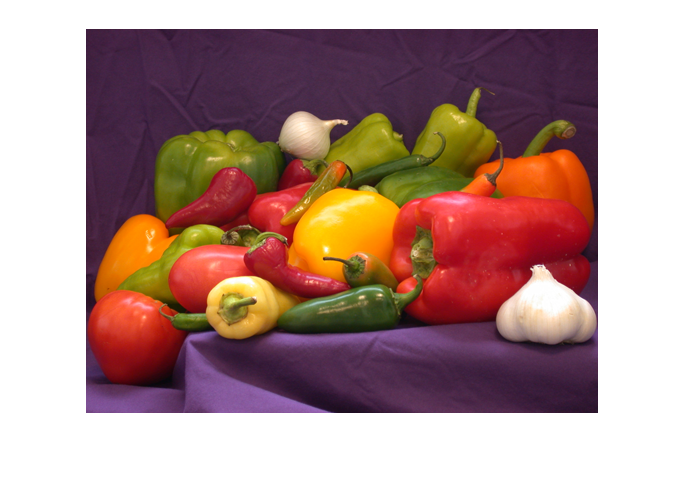
%> input picture ece469/hw/hw3/q6/peppers.png, 686 x 477 px
$ octave q6.m   (GNU Octave 9; MATLAB toolbox functions it lacks are replaced by stand-ins)
%> lines starting %> are read from the running program, lines starting %| are printed output that depends on the picture
%{
==========================================
Homework 3 Question 6 Code
Name       : Chase Lotito
University : Southern Illinois University
Course     : ECE469
==========================================
Description:
Image Compression with PCA
==========================================
%}

[RGB map] = imread('peppers.png');
%> RGB is the input picture: size 477x686x3 uint8; mean R, G, B 174.4, 141.7, 136.4
%> map = []
imshow(RGB)
peppers_gray = rgb2gray(RGB);
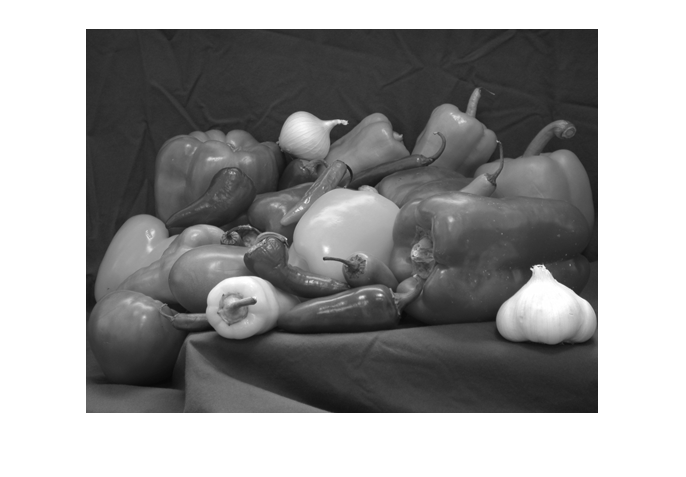
%> peppers_gray: size 477x686 uint8; min 8, max 255, mean 150.9
save peppers_gray;
figure;
imshow(peppers_gray)
peppers_gray = double(peppers_gray); % convert to double precision
%> peppers_gray: size 477x686 double
axis off, axis equal
X = peppers_gray; %raw data matrix
[m, n] = size(X);
%> m = 477; n = 686
mean_X = mean(X,2); % compute row mean
%> mean_X = 477 values, max 255 at index 1, min 99.31 at index 30, mean 150.9
reformat_mean = repmat(mean_X,1,n);
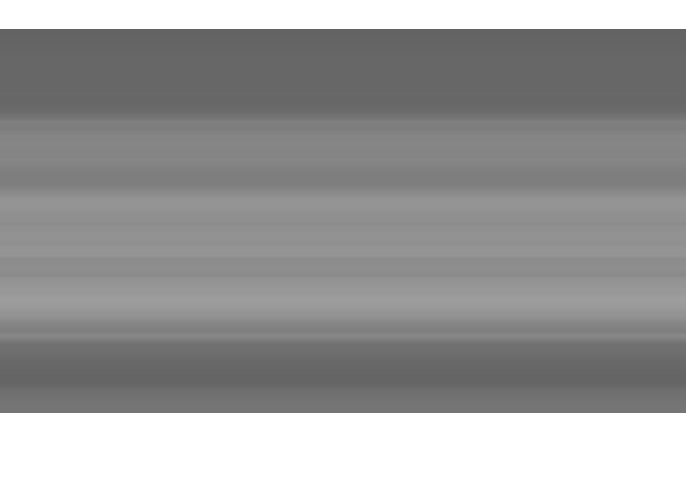
%> reformat_mean: size 477x686 double; min 99.31, max 255, mean 150.9
tilde_X = X - reformat_mean; % subtract row mean to obtain X
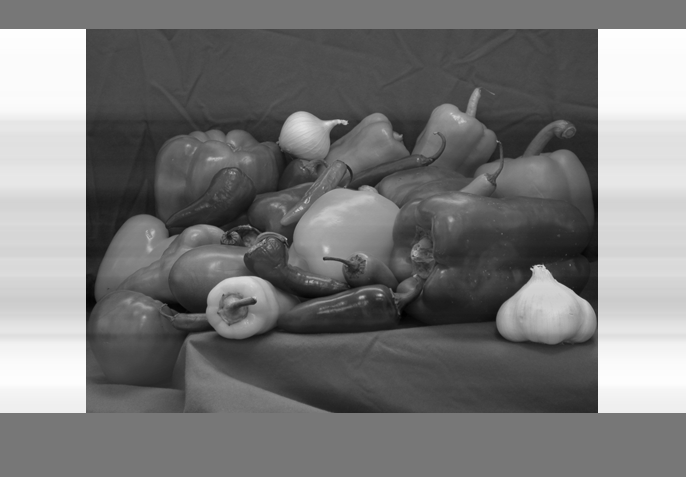
%> tilde_X: size 477x686 double; min -138.1, max 155.7, mean 0; drawn with min black and max white
covX = tilde_X*tilde_X'/(n-1); %Sample covariance matrix of X
[U,S] = eig(covX);
[Ordered_eigValue,ind] = sort(diag(S),'descend');
%> Ordered_eigValue = 477 values, max 2263491.9 at index 1, min 0 at index 385, mean 5622.5; ind = 477 values, max 477 at index 1, min 1 at index 385, mean 239
U_od = U(:,ind);
variances = (Ordered_eigValue); % compute variances
%> variances has the same summary as Ordered_eigValue
figure;
bar(variances(1:30)) % plot of variances
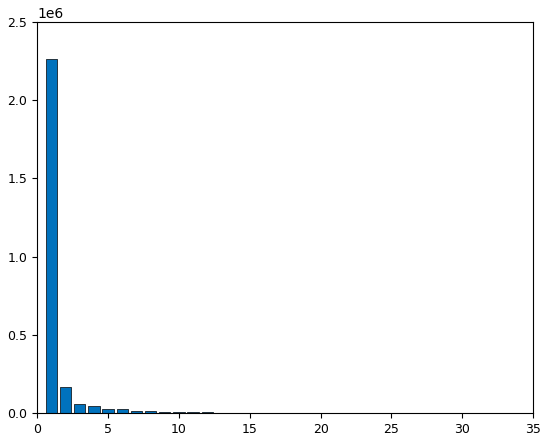
%> figure redrawn from the program's plot data; tallest bar 2263491.9 high, from x = 0.6 to 1.4
%% Extract first 40 principal components
PCs = 477; % Number of principle components used for compression
U_red = U(:,1:PCs);
Z = U_red'*tilde_X; % project data onto PCs
X_hat = U_red*Z; % convert back to original basis
figure;
imshow(X_hat), axis off; % display results
%> after `imshow(X_hat)`:
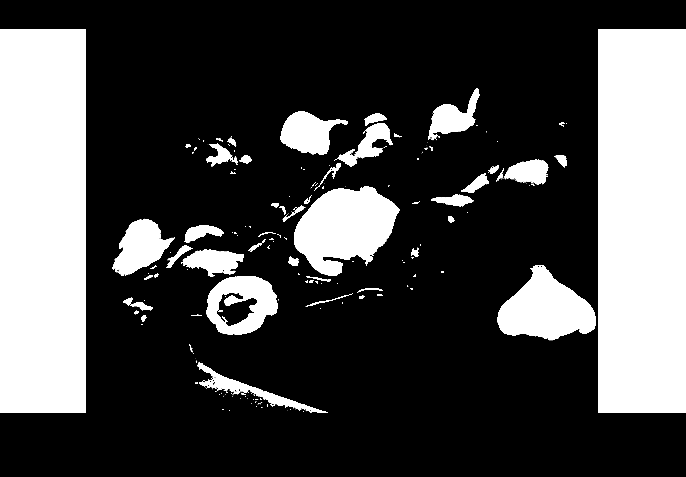
%> displayed picture: size 477x686, on the screen's scale of 0 to 255; min 0, max 255, mean 72

$ run again, with ece469/hw/hw3/q6/compressed.png copied over ece469/hw/hw3/q6/peppers.png
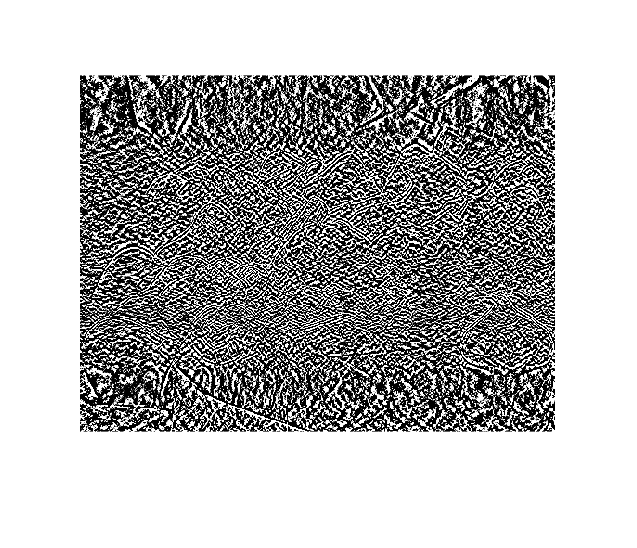
%> input picture ece469/hw/hw3/q6/compressed.png, 637 x 548 px
%> RGB is the input picture: size 548x637x3 uint8; min 0, max 255, mean 180.6
%> map = []
%> mean_X = 548 values, max 255 at index 1, min 128.8 at index 104, mean 180.6
%> `tilde_X = X - reformat_mean;`:
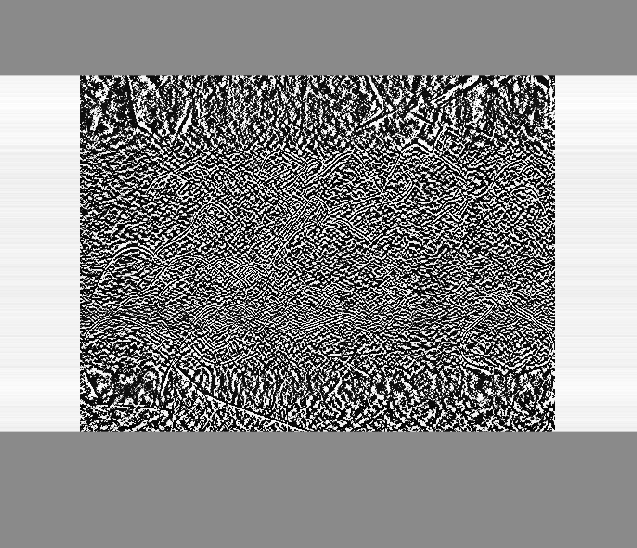
%> tilde_X: size 548x637 double; min -150.8, max 126.2, mean 0; drawn with min black and max white
%> Ordered_eigValue = 548 values, max 1606309.2 at index 1, min 0 at index 358, mean 9421.3; ind = 548 values, max 548 at index 1, min 1 at index 358, mean 274.5
%> variances has the same summary as Ordered_eigValue
%> `imshow(X_hat)`:
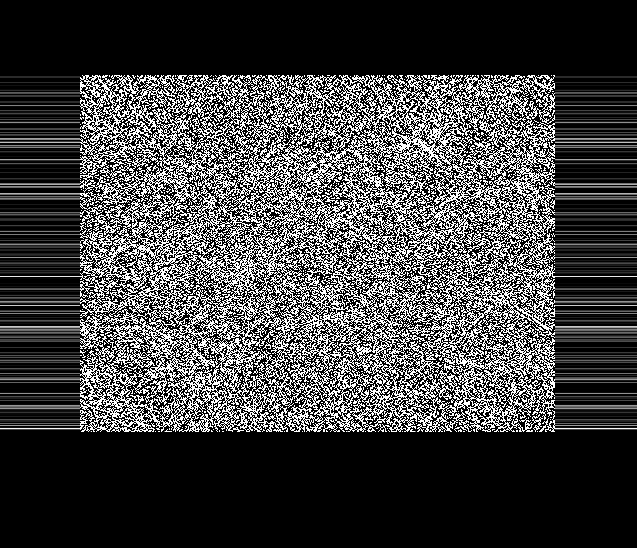
%> displayed picture: size 548x637, on the screen's scale of 0 to 255; min 0, max 255, mean 66.2
